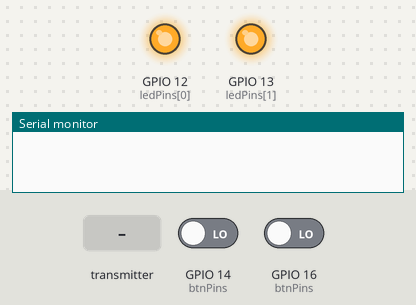
Bench run of a sketch on a simulated ESP8266 (NodeMCU). Parts: output pins drawn as LEDs (lit = HIGH), the last lines printed to the serial monitor. The test bench sets the inputs (shaded band); at power-on: GPIO 14 (btnPins) LOW, GPIO 16 (btnPins) LOW.

Above: at 1.2 s.
1.3 s: the transmitter starts sending data.0 = 1
At 2.5 s:
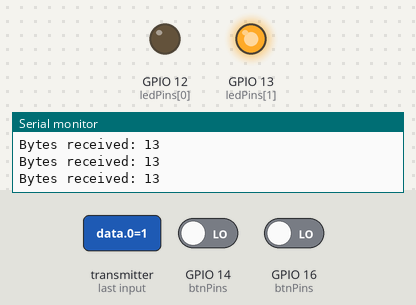
2.8 s: the transmitter starts sending data.1 = 1
At 3.8 s:
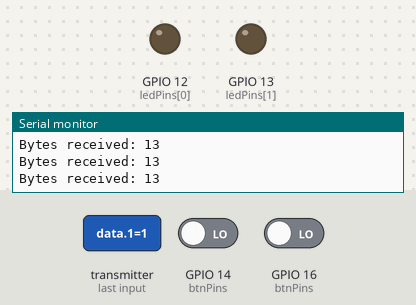
4.3 s: the transmitter starts sending data.0 = 0
At 4.9 s:
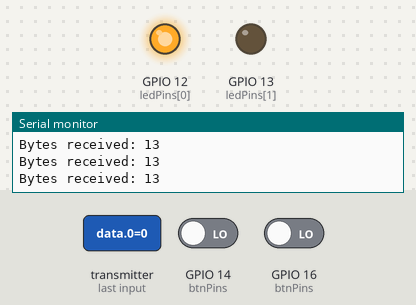
7.5 s: the transmitter starts sending data.1 = 0
At 8.6 s:
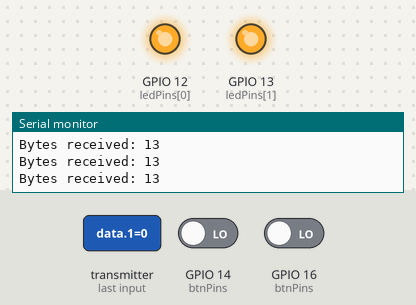
Timing chart, 0 to 10.0 s (numbered marks = the images above; inputs shaded):
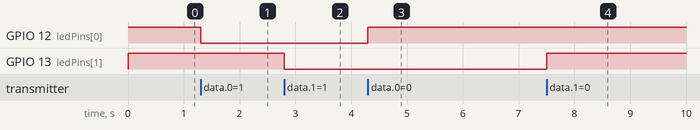

Measured:
- after the input at 1.3 s, GPIO 12 (ledPins[0]): HIGH → LOW at once
- after the input at 2.8 s, GPIO 13 (ledPins[1]): HIGH → LOW at once
- after the input at 4.3 s, GPIO 12 (ledPins[0]): LOW → HIGH at once
- after the input at 7.5 s, GPIO 13 (ledPins[1]): LOW → HIGH at once

The sketch:

buttonsaufsteckbrett.ino
```cpp
// (licence header left out)
#include <ESP8266WiFi.h>
#include <espnow.h>
#include <OneButton.h>

uint8_t broadcastAddress[] = { 0xB4, 0xE6, 0x2D, 0x1F, 0x3D, 0x68 };

//Ob schon Zustände von Kasten empfangen
bool initialized = false;

const int dataSize = 13;
bool ownData[dataSize];
bool incomingData[dataSize];

typedef struct struct_message {
  bool data[dataSize];
} struct_message;

struct_message toSendStruct;
struct_message incomingStruct;

const uint8_t ledPins[] = { 12, 13 };
//entprellte buttons
const uint8_t btnPins[] = { 16, 14 };  //12 Knöpfe
OneButton btn[] = {
  OneButton(btnPins[0], false, false),  //D0
  OneButton(btnPins[1], false, false)   //D5
};

// Variable to store if sending data was successful
String success;

// Callback when data is sent
void OnDataSent(uint8_t *mac_addr, uint8_t sendStatus) {
  Serial.print("Last Packet Send Status: ");
  if (sendStatus == 0) {
    Serial.println("Delivery success");
  } else {
    Serial.println("Delivery fail");
  }
}

// Callback when data is received
void OnDataRecv(uint8_t *mac, uint8_t *incomingData, uint8_t len) {
  memcpy(&incomingStruct, incomingData, sizeof(incomingStruct));
  Serial.print("Bytes received: ");
  Serial.println(len);
  for (int i = 0; i < dataSize; i++) ownData[i] = incomingStruct.data[i];
  setLeds();
  initialized = true;
}

void printIncomingReadings() {
  // Display Readings in Serial Monitor
  Serial.println("INCOMING STRUCT: ");
  for (int i = 0; i < dataSize; i++) {
    Serial.print(incomingStruct.data[i]);
    Serial.print(", ");
  }
}

static void btnf(int n) {
  if (initialized) {
    Serial.print("Button ");
    Serial.print(n);
    Serial.println(" pressed");
    ownData[n] ^= true;
    //Set values to send
    for (int j = 0; j < dataSize; j++) toSendStruct.data[j] = ownData[j];
    //Send message via ESP-NOW
    esp_now_send(broadcastAddress, (uint8_t *)&toSendStruct, sizeof(toSendStruct));
  }
}

void setLeds() {
  for (int i = 0; i < sizeof(ledPins) / sizeof(ledPins[0]); i++) {  //Button leds
    digitalWrite(ledPins[i], !ownData[i]);
  }
}

void setup() {
  // Init Serial Monitor
  Serial.begin(115200);
  for (int i = 0; i < sizeof(ledPins) / sizeof(ledPins[0]); i++) {
    pinMode(ledPins[i], OUTPUT);
    digitalWrite(ledPins[i], 1);
  }


  // Set device as a Wi-Fi Station
  WiFi.mode(WIFI_STA);
  WiFi.disconnect();

  // Init ESP-NOW
  if (esp_now_init() != 0) {
    Serial.println("Error initializing ESP-NOW");
    return;
  }

  // Set ESP-NOW Role
  esp_now_set_self_role(ESP_NOW_ROLE_COMBO);

  // Once ESPNow is successfully Init, we will register for Send CB to
  // get the status of Trasnmitted packet
  esp_now_register_send_cb(OnDataSent);

  // Register peer
  esp_now_add_peer(broadcastAddress, ESP_NOW_ROLE_COMBO, 1, NULL, 0);

  // Register for a callback function that will be called when data is received
  esp_now_register_recv_cb(OnDataRecv);


  /*for(int i = 0; i<12; i++) {
    int n = i;
    btn[n].attachClick([]() {
      btnf(n);
    });
  }*/

  btn[0].attachClick([]() {
    btnf(0);
  });
  btn[1].attachClick([]() {
    btnf(1);
  });
}

void loop() {

  for (int i = 0; i < sizeof(btn) / sizeof(btn[0]); i++) {
    btn[i].tick();
  }
}
```
